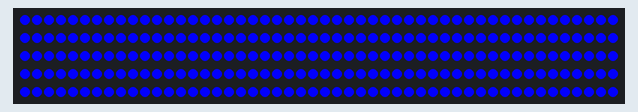
Recording of a sketch running on a simulated Arduino Uno, built with avr-gcc and run on an emulated ATmega328P. Shown: 250 RGB LEDs in strip order, left to right, continuing on the next row. Dim RGB values are drawn brighter than linear.

Above: at 0.1 s.
At 38.4 s:
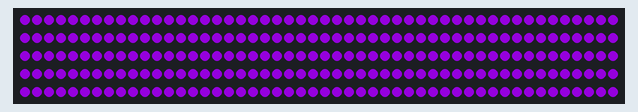

The sketch:

purp.ino
```cpp
#define FASTLED_HAS_CLOCKLESS 1
#include <FastLED.h>

#define NUM_LEDS 250
#define DATA_PIN 8

#define MIN_HUE 160
#define MAX_HUE 220

CRGB leds[NUM_LEDS];
uint8_t hue = MIN_HUE;
uint8_t dh = 1;

void setup() {
    FastLED.addLeds<WS2811, DATA_PIN>(leds, NUM_LEDS);
}

void loop() {
    FastLED.showColor(CHSV(hue+=dh, 255, 255));
    if (hue > MAX_HUE) dh = -1;
    if (hue < MIN_HUE) dh = 1;
    delay(1000);
}
```
